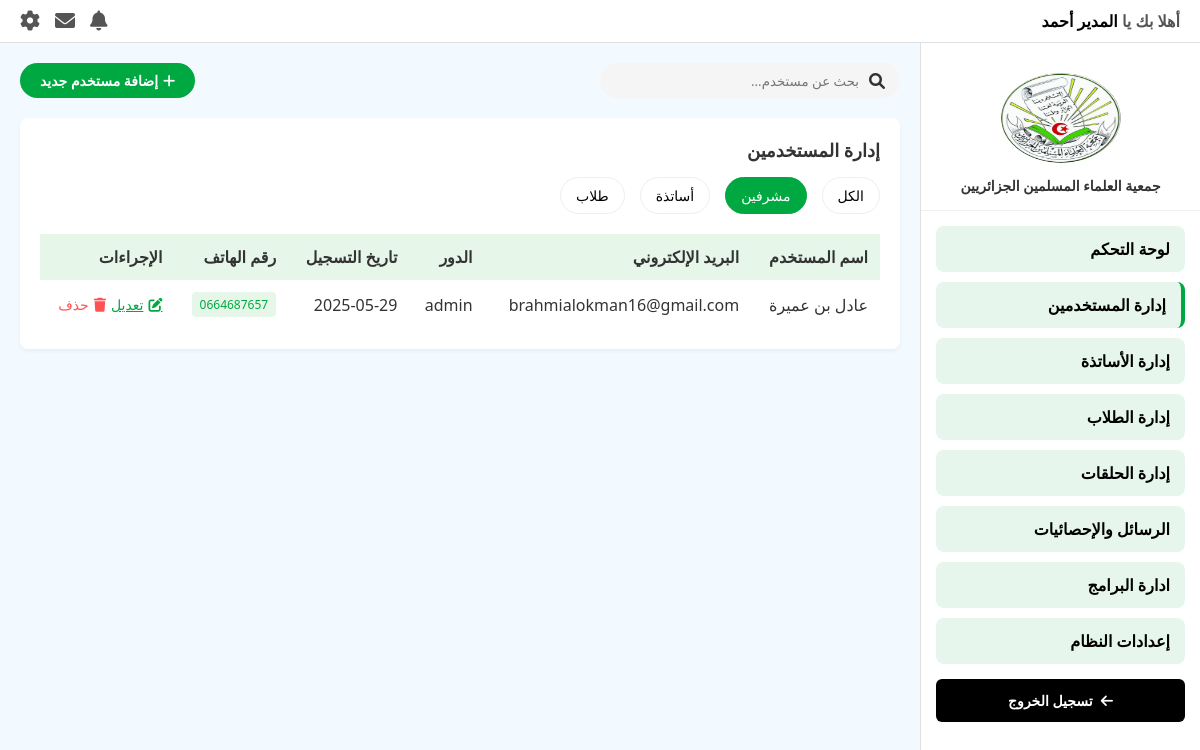
The app's page /admin/admin-users.php?user_type=admin with its own data.
### tables this page shows
CREATE TABLE `users` (
  `id` int(11) UNSIGNED NOT NULL,
  `email` varchar(128) NOT NULL,
  `first_name` varchar(128) NOT NULL,
  `last_name` varchar(128) NOT NULL,
  `password` varchar(255) NOT NULL,
  `gender` enum('male','female') NOT NULL,
  `phone` varchar(20) DEFAULT NULL,
  `date_of_birth` date DEFAULT NULL,
  `place_of_birth` varchar(128) DEFAULT NULL,
  `address` text DEFAULT NULL,
  `academic_level` varchar(255) DEFAULT NULL,
  `user_type` enum('student','teacher','admin','super_admin') NOT NULL,
  `created_at` timestamp NOT NULL DEFAULT current_timestamp(),
  `updated_at` timestamp NOT NULL DEFAULT current_timestamp() ON UPDATE current_timestamp()
);

### admin/admin-users.php (the view, shortened to what this page needs)
<?php
require_once __DIR__ . '/template/header.php';
if (!empty($_GET['user_type'])) {
    $userType = $_GET['user_type'];
    $query = $db->prepare("SELECT * FROM users WHERE user_type=?");
    $query->execute([$userType]);
} else {
    $query = $db->query("SELECT * FROM users");
    $query->execute();
}
$users = $query->fetchAll(PDO::FETCH_ASSOC);
?>
<link rel="stylesheet" href="CSS/admin-users.css">
<div class="content">
    <div class="search-bar">
        <div class="search-input">
            <i class="fas fa-search"></i>
            <input type="text" placeholder="بحث عن مستخدم...">
        </div>
        <button class="add-btn" id="addUserBtn">
            <i class="fas fa-plus"></i> إضافة مستخدم جديد
        </button>
    </div>
    <div class="admin-section">
        <div class="section-title">
            إدارة المستخدمين
        </div>
        <div class="filter-bar">
            <a class="filter-item <?= empty($_GET['user_type']) ? "active" : "" ?>" href="admin-users.php">الكل</a>
            <a class="filter-item <?= (isset($_GET['user_type']) && $_GET['user_type'] === 'admin') ? "active" : "" ?>" href="?user_type=admin">مشرفين</a>
            <a class="filter-item <?= (isset($_GET['user_type']) && $_GET['user_type'] === 'teacher') ? "active" : "" ?>" href="?user_type=teacher">أساتذة</a>
            <a class="filter-item <?= (isset($_GET['user_type']) && $_GET['user_type'] === 'student') ? "active" : "" ?>" href="?user_type=student">طلاب</a>
        </div>
        <table class="admin-table">
            <thead>
                <tr>
                    <th>اسم المستخدم</th>
                    <th>البريد الإلكتروني</th>
                    <th>الدور</th>
                    <th>تاريخ التسجيل</th>
                    <th>رقم الهاتف</th>
                    <th>الإجراءات</th>
                </tr>
            </thead>
            <tbody>
                <?php foreach ($users as $user) : ?>
                    <tr>
                        <td><?= $user['first_name'] . " " . $user['last_name'] ?></td>
                        <td><?= $user['email'] ?></td>
                        <td><?= $user['user_type'] ?></td>
                        <td><?= date("Y-m-d", strtotime($user['created_at'])) ?></td>
                        <td><span class="status status-active"><?= $user['phone'] ?></span></td>
                        <td>
                            <div class="action-buttons">
                                <a href="edit-user.php?id=<?= $user['id'] ?>" class="action-button edit-user">
                                    <i class="fas fa-edit"></i> تعديل
                                </a>
                                <form action="<?= htmlspecialchars($_SERVER['PHP_SELF']) ?>" method="POST" style="display: inline;">
                                    <button class="action-button delete" type="submit" onclick="return confirm('هل أنت متأكد من حذف هذا المستخدم؟')">
                                        <i class="fas fa-trash"></i> حذف
                                    </button>
                                </form>
                            </div>
                        </td>
                    </tr>
                <?php endforeach; ?>
            </tbody>
        </table>
    </div>
</div>
</div>
</body>
</html>

### admin/CSS/admin-users.css (style rules this page uses)
* { margin: 0; padding: 0; box-sizing: border-box; font-family: 'Segoe UI', Arial, sans-serif; }
body { background-color: #F2F9FF; color: #333; }
.content { flex: 1; padding: 20px; }
.search-bar { display: flex; justify-content: space-between; margin-bottom: 20px; }
.search-input { display: flex; align-items: center; background-color: #f5f5f5; border-radius: 20px; padding: 8px 15px; width: 300px; }
.search-input input { border: none; background: transparent; width: 100%; padding-right: 10px; outline: none; }
.add-btn { background-color: #00A841; color: white; border: none; padding: 8px 20px; border-radius: 20px; cursor: pointer; font-size: 14px; font-weight: 600; display: flex; align-items: center; gap: 5px; }
.admin-section { background-color: white; border-radius: 8px; padding: 20px; box-shadow: 0 2px 4px rgba(0,0,0,0.05); margin-bottom: 20px; }
.section-title { font-size: 18px; font-weight: bold; margin-bottom: 15px; display: flex; justify-content: space-between; align-items: center; }
.filter-bar { display: flex; gap: 15px; margin-bottom: 20px; flex-wrap: wrap; }
.filter-item { background-color: white; border: 1px solid #eee; padding: 8px 15px; border-radius: 20px; font-size: 14px; cursor: pointer; text-decoration: none; color: black; }
.filter-item.active { background-color: #00A841; color: white; border-color: #00A841; }
.admin-table { width: 100%; border-collapse: collapse; }
.admin-table th { background-color: #E6F7E9; padding: 12px; text-align: right; font-weight: bold; }
.admin-table td { padding: 12px; border-bottom: 1px solid #eee; }
.admin-table tr:last-child td { border-bottom: none; }
.status { padding: 4px 8px; border-radius: 4px; font-size: 12px; display: inline-block; }
.status-active { background-color: #E6F7E9; color: #00A841; }
.action-buttons { display: flex; gap: 5px; }
.action-button { background-color: transparent; border: none; color: #00A841; cursor: pointer; font-size: 14px; display: flex; align-items: center; gap: 5px; }
.action-button.delete { color: #ff5252; }

### records on screen
users: first_name "عادل", last_name "بن عميرة", email "brahmialokman16@gmail.com", user_type "admin", created_at "2025-05-29", phone "0664687657"
